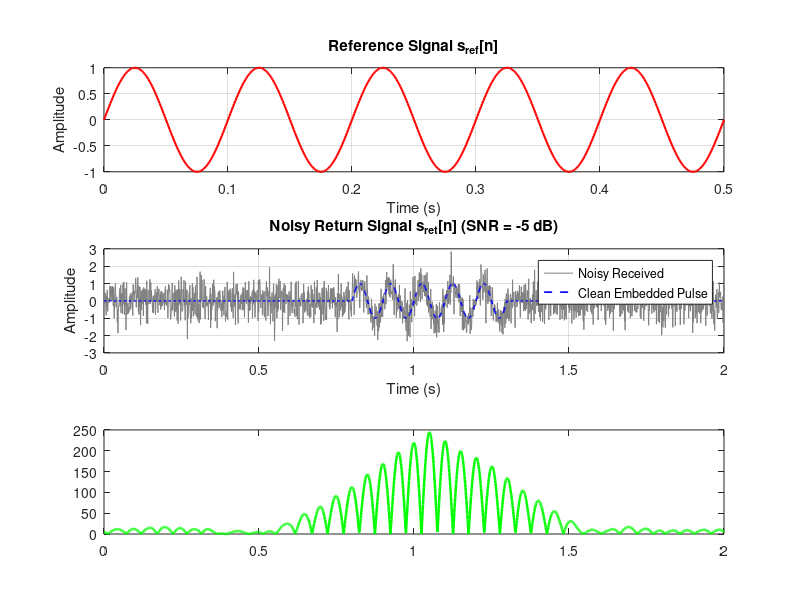

The MATLAB script that drew this image: (Note: this script raises an error after producing the figure.)
%% Parameters
fs = 1000;                      % Sampling frequency (1 kHz)
dt = 1/fs;

% 1. Reference Signal (0.5 s pulse)
t_ref = 0:dt:0.5;
fc_ref = 10;                    % 10 Hz tone
signal_ref = sin(2 * pi * fc_ref * t_ref);

% 2. Clean Return Signal with Delay
t_ret = 0:dt:2;                 % 2-second listening window
signal_ret_clean = zeros(size(t_ret));
delay_time = 0.8;               % Pulse arrival at 0.8 seconds
delay_idx = round(delay_time * fs) + 1;

% Insert reference signal at the delay point
signal_ret_clean(delay_idx : delay_idx + length(signal_ref) - 1) = signal_ref;

% 3. Add Noise
snr_db = -5;                    % Signal buried in noise
signal_ret_noisy = awgn(signal_ret_clean, snr_db, 'measured');

% 4. Matched Filter
h = fliplr(signal_ref);
y = conv(signal_ret_noisy, h, 'same');
output = abs(y);

%% Visualization
figure('Position', [100, 100, 800, 700]);

subplot(3, 1, 1);
plot(t_ref, signal_ref, 'r', 'LineWidth', 1.5);
title('Reference Signal s_{ref}[n]');
xlabel('Time (s)'); ylabel('Amplitude'); grid on;

subplot(3, 1, 2);
plot(t_ret, signal_ret_noisy, 'Color', [0.5 0.5 0.5]);
hold on;
plot(t_ret, signal_ret_clean, 'b--', 'LineWidth', 1.2);
title(sprintf('Noisy Return Signal s_{ret}[n] (SNR = %d dB)', snr_db));
xlabel('Time (s)'); ylabel('Amplitude');
legend('Noisy Received', 'Clean Embedded Pulse', 'Location', 'northeast');
grid on;

subplot(3, 1, 3);
plot(t_ret, output, 'g', 'LineWidth', 1.8);
hold on;
xline(delay_time + 0.25, 'r--', 'Expected Peak Center', 'LineWidth', 1.2);
title('Matched Filter Output |y[n]|');
xlabel('Time (s)'); ylabel('Magnitude'); grid on;

%% Ensure Output Directory Exists
if ~exist('Signal', 'dir')
    mkdir('Signal');
end

%% Export Signal 1: Reference Signal (.coe)
BITS = 16;
s1_norm = signal_ref / max(abs(signal_ref));
s1_int = round(s1_norm * (2^(BITS-1) - 1));

s1_hex = cell(length(s1_int), 1);
for i = 1:length(s1_int)
    val = s1_int(i);
    if val < 0
        val = val + 2^BITS;
    end
    s1_hex{i} = dec2hex(val, 4); % 16-bit word represented as 4 hex digits
end

fid1 = fopen(fullfile('Signal', 'Signal_ref.coe'), 'w');
fprintf(fid1, 'memory_initialization_radix=16;\n');
fprintf(fid1, 'memory_initialization_vector=\n');
for i = 1:length(s1_hex)-1
    fprintf(fid1, '%s,\n', s1_hex{i});
end
fprintf(fid1, '%s;\n', s1_hex{end});
fclose(fid1);

%% Export Signal 2: Noisy Return Signal (.coe)
s2_norm = signal_ret_noisy / max(abs(signal_ret_noisy));
s2_int = round(s2_norm * (2^(BITS-1) - 1));

s2_hex = cell(length(s2_int), 1);
for i = 1:length(s2_int)
    val = s2_int(i);
    if val < 0
        val = val + 2^BITS;
    end
    s2_hex{i} = dec2hex(val, 4); % 16-bit word represented as 4 hex digits
end

fid2 = fopen(fullfile('Signal', 'Signal_ret_noisy.coe'), 'w');
fprintf(fid2, 'memory_initialization_radix=16;\n');
fprintf(fid2, 'memory_initialization_vector=\n');
for i = 1:length(s2_hex)-1
    fprintf(fid2, '%s,\n', s2_hex{i});
end
fprintf(fid2, '%s;\n', s2_hex{end});
fclose(fid2);

disp('Export complete: Signal_ref.coe and Signal_ret_noisy.coe saved to /Signal folder.');
